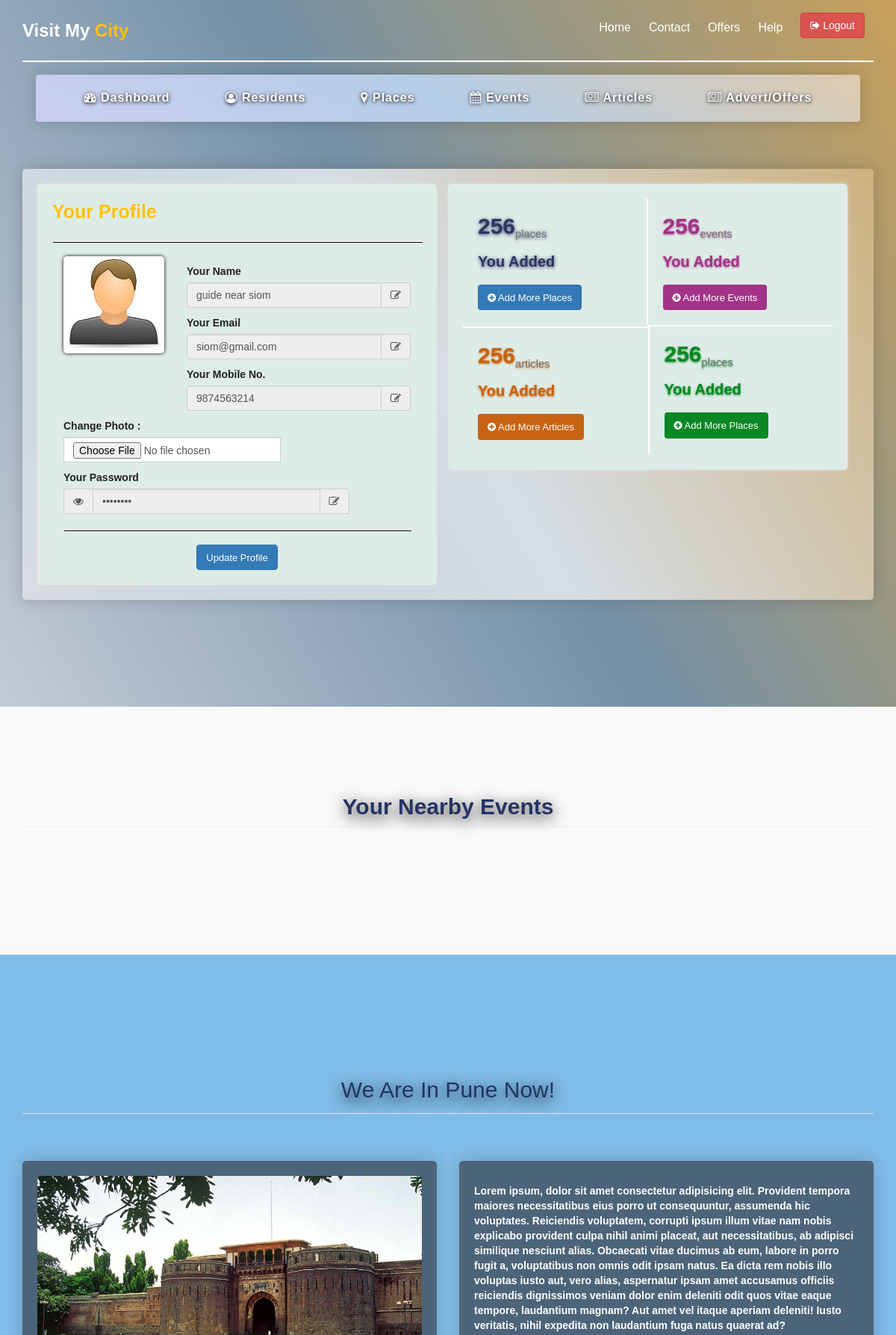
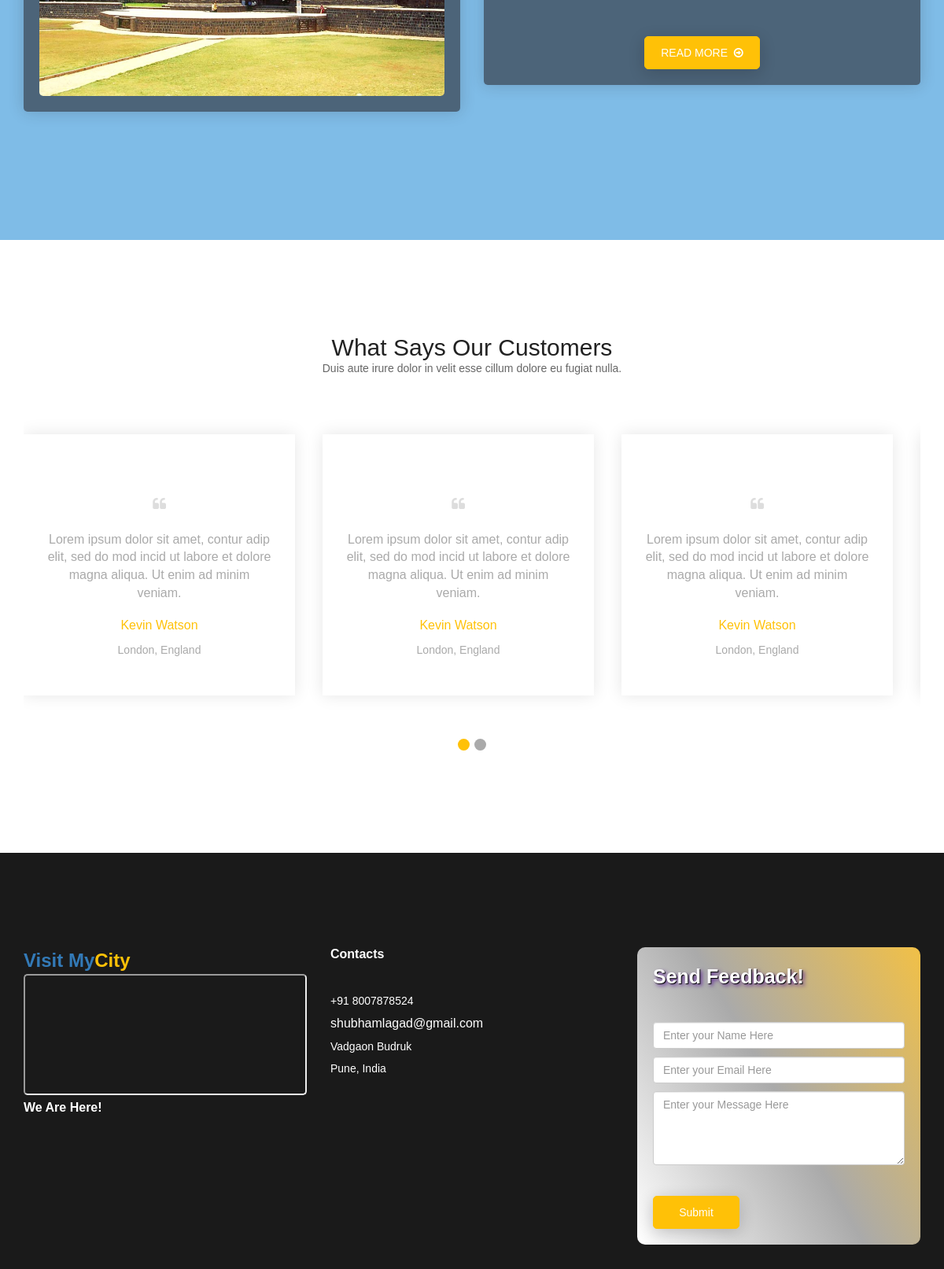
The app's page /guide/dashboard (signed in, upper part) with its own data (2 pictures, top to bottom).
### tables this page shows
CREATE TABLE "guide" (
	"gno"	INTEGER NOT NULL,
	"email"	TEXT NOT NULL,
	"password"	TEXT NOT NULL,
	"mobile"	NUMERIC NOT NULL,
	"gname"	TEXT NOT NULL,
	"glocation"	TEXT NOT NULL,
	"photo"	TEXT NOT NULL,
	PRIMARY KEY("gno" AUTOINCREMENT)
);

### app.py (the view)
@app.route('/guide/dashboard', methods=['POST', 'GET'])
def guideDashboard():
    if request.method == 'POST':
        username = request.form.get('guideUsername')
        password = request.form.get('guidePassword')
        if guide.Guide.checkValidGuide(username, password):
            session['guideusername'] = username
            guideDetails = guide.Guide.getGuide(username)
            return render_template('guide/dashboard.html', guideDetails=guideDetails)
        else:
            return render_template("index.html", loginStatus=True, events=events,localGuide=localGuide)
    else:
        if 'guideusername' in session:
            guideDetails = guide.Guide.getGuide(session['guideusername'])
            return render_template('guide/dashboard.html', guideDetails=guideDetails)
    return redirect('/')

### modulesPackage/guide.py (called while the page is built)
    def getGuide(email):
        query = f"select * from guide where email='{email}'"
        myCursor.execute(query)
        result = myCursor.fetchall()
        return result

### templates/guide/dashboard.html (shortened to what this page needs)
{% extends "guide/template.html" %}
{% block navButton %}
<li class="smooth-menu">
    <a href="/logout">
        <button class="btn btn-danger"> <i class="fa fa-sign-out"> </i> Logout</button>
    </a>
</li>
{% endblock %}
{% block guide %}
<div class="row">
    <div class="col-sm-6 resident-profile">
        <div class="card">
            <div>
                <span class="title">Your Profile</span>
            </div>
            <hr>
            <form action="#" method="post">
                {% for res in guideDetails%}
                <div class="">
                    <div class="col-sm-4">
                        {% set imgName = "images/guide/"+res[6] %}
                        <img src="{{url_for('static',filename=imgName)}}" alt="..." width="150px"
                            height="100px" style="border-radius: 5px;border:4px solid white;box-shadow:0 0 5px black;">
                    </div>
                    <div class="col-sm-8" style="float: left;">
                        <label for="basic-url">Your Name</label>
                        <div class="input-group">
                            <input type="text" class="form-control" value="{{res[4]}}" id="rname" name="rname"
                                readonly aria-describedby="basic-addon2">
                            <span style="height:fit-content ;" onclick="changeReadonly('rname')"
                                class="input-group-addon" id="basic-addon2">
                                <i class="fa fa-edit"></i>
                            </span>
                        </div>
                        <label for="basic-url">Your Email</label>
                        <div class="input-group">
                            <input type="text" class="form-control" value="{{res[1]}}" id="remail" readonly
                                aria-describedby="basic-addon2">
                            <span onclick="changeReadonly('remail')" class="input-group-addon" id="basic-addon2">
                                <i class="fa fa-edit"></i>
                            </span>
                        </div>
                        <label for="basic-url">Your Mobile No.</label>
                        <div class="input-group">
                            <input type="text" class="form-control" value="{{res[3]}}" id="mobile" readonly
                                aria-describedby="basic-addon2">
                            <span onclick="changeReadonly('mobile')" class="input-group-addon" id="basic-addon2">
                                <i class="fa fa-edit"></i>
                            </span>
                        </div>
                    </div>
                    <div class="col-sm-10">
                        <label for="basic-url">Change Photo :</label>
                        <div class="input-group">
                            <input type="file" class="form-control" value="shubham lagad" id="pincode"
                                aria-describedby="basic-addon2">
                        </div>
                    </div>
                    <div class="col-sm-10">
                        <label for="basic-url">Your Password</label>
                        <div class="input-group">
                            <span onclick="showPass()" class="input-group-addon" id="basic-addon2">
                                <i class="fa fa-eye"></i>
                            </span>
                            <input type="password" class="form-control" value="{{res[2]}}" readonly
                                aria-describedby="basic-addon2" value="123456" id="password">
                            <span onclick="changeReadonly('password')" class="input-group-addon" id="basic-addon2">
                                <i class="fa fa-edit"></i>
                            </span>
                        </div>
                    </div>
                    <div class="col-sm-12">
                        <hr>
                        <span style="display: flex; justify-content:center;"><button type="submit"
                                class="btn btn-primary"><a href="" style="color: #fff;">Update
                                    Profile </a></button></span>
                    </div>
                </div>
                {% endfor %}
            </form>
        </div>
    </div>
    <div class="col-sm-6 resident-details">
        <div class="row card">
            <div class="col-sm-6 place">
                <h1>256<sub><small>places</small></sub></h1>
                <h2>You added</h2>
                <div><button class="btn btn-primary"><a href="/addPlace"><i class="fa fa-plus-circle"></i> Add More
                            Places</a></button></div>
            </div>
            <div class="col-sm-6 event">
                <h1>256<sub><small>events</small></sub></h1>
                <h2>You added</h2>
                <div><button class="btn"><a href="/addEvent"><i class="fa fa-plus-circle"></i> Add More
                            Events</a></button></div>
            </div>
            <div class="col-sm-6 article">
                <h1>256<sub><small>articles</small></sub></h1>
                <h2>You added</h2>
                <div><button class="btn"><a href="/addArticle"><i class="fa fa-plus-circle"></i> Add More
                            Articles</a></button></div>
            </div>
            <div class="col-sm-6 offers">
                <h1>256<sub><small>places</small></sub></h1>
                <h2>You added</h2>
                <div><button class="btn"><a href=""><i class="fa fa-plus-circle"></i> Add More Places</a></button></div>
            </div>
        </div>
    </div>
</div>
{% endblock %}

### static/css/bootsnav.css (style rules this page uses)
body { -webkit-transition: all 0.3s ease-in-out; -moz-transition: all 0.3s ease-in-out; -o-transition: all 0.3s ease-in-out; -ms-transition: all 0.3s ease-in-out; transition: all 0.3s ease-in-out; }

### static/css/style.css (style rules this page uses)
* { padding: 0; margin: 0; }
* { -webkit-box-sizing: border-box; -moz-box-sizing: border-box; -o-box-sizing: border-box; -ms-box-sizing: border-box; box-sizing: border-box; }
body { position: relative; font-size: 14px; color: #222222; background: #fff; font-family: "Poppins", sans-serif; max-width: 1920px; margin: 0 auto; overflow-x: hidden; }
a, a:hover, a:active, a:focus { display: inline-block; text-decoration: none; font-size: 13px; padding: 0; margin: 0; }
h1, h2, h3, h4, h5, h6 { margin: 0; color: #222222; text-transform: capitalize; }
img { border: none; max-width: 100%; height: auto; }
ul li { list-style: none; }
select, input, textarea, button { box-shadow: none; outline: 0 !important; }
html, body { height: 100%; z-index: 2; }
.main-menu .nav li { position: relative; padding: 16px 12px 0px; -webkit-transition: all 0.2s linear; -moz-transition: all 0.2s linear; -ms-transition: all 0.2s linear; -o-transition: all 0.2s linear; transition: all 0.2s linear; }
.main-menu .nav li a { padding: 11px 0 30px; color: #fff; font-size: 16px; text-transform: capitalize; font-family: "Poppins", sans-serif; font-weight: 500; -webkit-transition: all 0.25s ease-in-out 0s; -moz-transition: all 0.25s ease-in-out 0s; -o-transition: all 0.25s ease-in-out 0s; transition: all 0.25s ease-in-out 0s; }
.main-menu .nav li a button { margin-top: -10px; }
.main-menu .nav a:before { position: absolute; content: ""; width: 0px; height: 2px; bottom: -2.4px; left: 0; background: transparent; -webkit-transition: 0.3s ease-in-out; -ms-transition: 0.3s ease-in-out; -moz-transition: 0.3s ease-in-out; -o-transition: 0.3s ease-in-out; transition: 0.3s ease-in-out; }
.resident-profile { display: flex; justify-content: center; }
.resident-profile .card .title { font-size: 25px; font-weight: 800; color: #ffc107; }
.resident-profile .card { box-shadow: 0 0 5px rgb(231, 217, 217); width: 100%; background-color: rgb(222, 236, 232); border-radius: 5px; padding: 20px; }
.resident-profile hr { box-shadow: 1px 2px 0px rgb(15, 10, 10); }
.resident-profile .input-group-addon { cursor: pointer; }
.resident-details .card { box-shadow: 0 0 5px rgb(231, 217, 217); width: 100%; background-color: rgb(222, 236, 232); border-radius: 5px; padding: 20px; }
.resident-details .card button a { color: #fff; }
.resident-details .card h1 { font-size: 30px; font-weight: 900; }
.resident-details .card h2 { font-size: 20px; font-weight: 600; margin-block: 20px; }
.resident-details .card .place { border-right: 2px solid #fff; padding: 20px; }
.resident-details .place h1, .resident-details .place h2 { color: rgb(44, 54, 98); text-shadow: 0 1px 5px rgb(48, 57, 102); }
.resident-details .card .event { border-bottom: 2px solid #fff; padding: 20px; }
.resident-details .card .event h1, .resident-details .card .event h2 { color: rgb(163, 51, 135); text-shadow: 0 1px 3px rgb(156, 75, 136); }
.resident-details .card .event button { background-color: rgb(163, 51, 135); }
.resident-details .card .article { border-top: 2px solid #fff; padding: 20px; }
.resident-details .card .article h1, .resident-details .card .article h2 { color: rgb(199, 99, 17); text-shadow: 0 1px 3px rgb(199, 99, 17); }
.resident-details .card .article button { background-color: rgb(199, 99, 17); }
.resident-details .card .offers { border-left: 2px solid #fff; padding: 20px; }
.resident-details .card .offers h1, .resident-details .card .offers h2 { color: rgb(9, 136, 36); text-shadow: 0 1px 3px rgb(9, 136, 36); }
.resident-details .card .offers button { background-color: rgb(9, 136, 36); }
label { margin-top: 10px; }

### records on screen
guide: rname "guide near siom", email "siom@gmail.com", mobile "9874563214"
